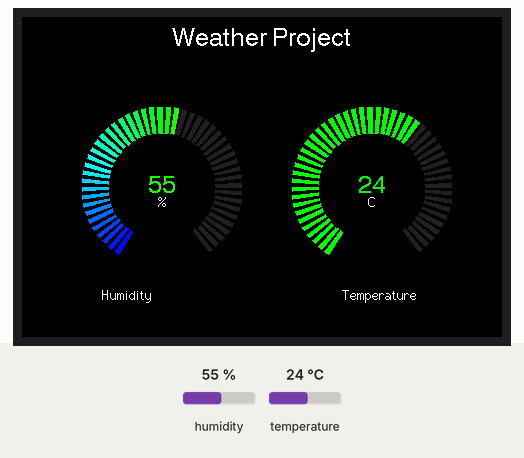
Simulated run of this sketch. Board: ESP32. Parts: 480×320 colour display. The test bench sets the inputs (shaded band); at power-on: humidity 55 %, temperature 24 °C. What the sketch prints to the serial monitor is not drawn.

Above: at 1.5 s.
1.6 s: humidity set to 68 %
At 5.7 s:
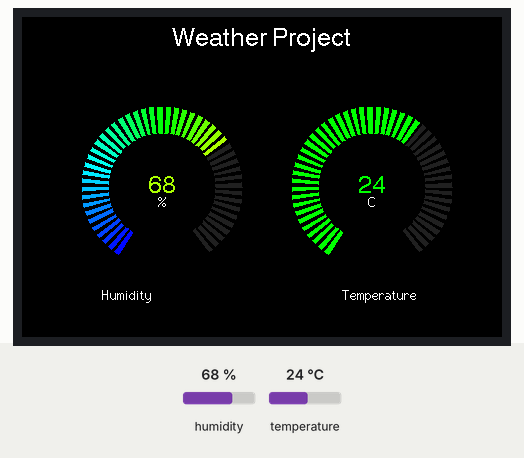
6.6 s: temperature set to 12 °C
At 9.6 s:
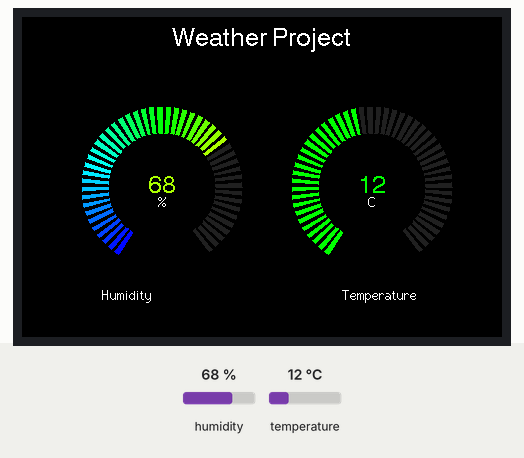
16.0 s: humidity set to 88 %
At 17.8 s:
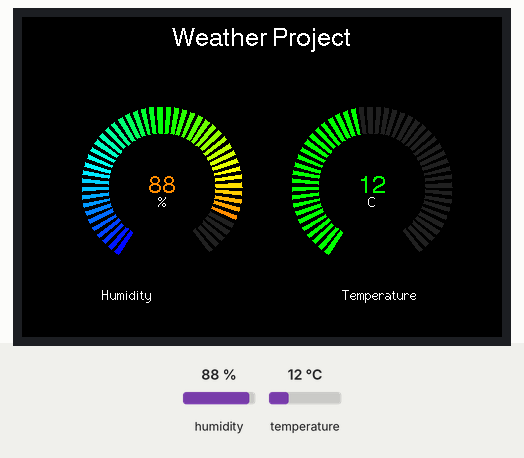
21.0 s: temperature set to 19 °C
At 26.1 s:
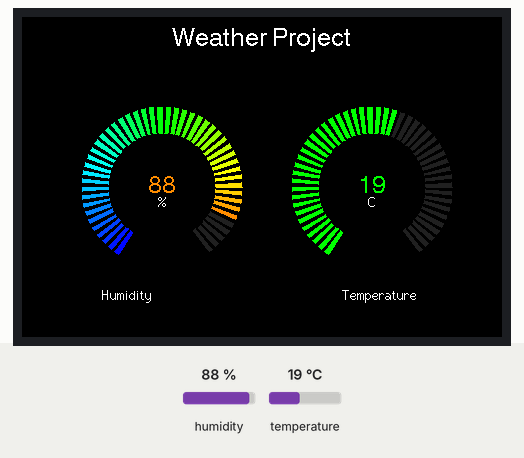
Timing chart, 0 to 27.1 s (numbered marks = the images above; inputs shaded):
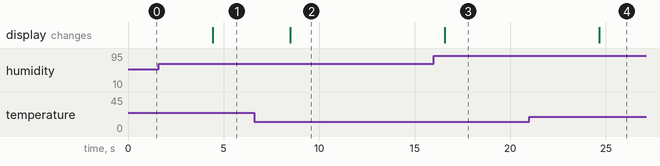

Measured:
- after the input at 1.6 s, the display: changes after 2.8 s (image 1)
- after the input at 6.6 s, the display: changes after 1.9 s (image 2)
- after the input at 16.0 s, the display: changes after 0.57 s (image 3)
- after the input at 21.0 s, the display: changes after 3.7 s (image 4)

The sketch:

2RingMeter_TFT_espi.ino
```cpp
#include "alert.h" // Out of range alert icon

#include <TFT_eSPI.h> // Hardware-specific library
#include <DHT.h>
#include <SPI.h>

#define RED2RED 0
#define GREEN2GREEN 1
#define BLUE2BLUE 2
#define BLUE2RED 3
#define GREEN2RED 4
#define RED2GREEN 5


 //config dht module
#define DHTPIN 35
#define DHTTYPE DHT11
DHT dht(DHTPIN, DHTTYPE);

#define TFT_GREY 0x2104 // Dark grey 16 bit colour

TFT_eSPI tft = TFT_eSPI(); // Invoke custom library with default width and height

uint32_t runTime = -99999; // time for next update
int dhttime = 2000;

int humidity_value = 0;
int temperature_value = 0;

int reading = 0; // Value to be displayed
int d = 0;       // Variable used for the sinewave test waveform
boolean range_error = 0;
int8_t ramp = 1;

void setup(void)
{
  Serial.begin(115200);

  dht.begin();

  tft.begin();
  tft.setRotation(1);
  tft.fillScreen(TFT_BLACK);

  tft.setTextColor(TFT_WHITE, TFT_BLACK);
  tft.drawString("Weather Project", 150, 10, 4);
  //tft.drawString("Weather", 350, 10, 2);

  tft.drawString("Humidity", 80, 270, 2);
  tft.drawString("Temperature", 320, 270, 2);
}

void loop()
{
  //DHT is slow
  if ((millis() - dhttime) > 4000)
  {
    Serial.println("Read dht");
    dht_read();
    dhttime = millis();
  }

  if (millis() - runTime >= 0)
  { // Execute every TBD ms
    runTime = millis();

    // Test with a slowly changing value from a Sine function
    d += 4;
    if (d >= 360)
      d = 0;

    // Set the the position, gap between meters, and inner radius of the meters
    int xpos = 0, ypos = 5, gap = 4, radius = 52;

    xpos = 60, ypos = 90, gap = 50, radius = 80;

    //reading = 800 + 150 * sineWave(d + 90);
    xpos = gap + ringMeter(humidity_value, 0, 100, xpos, ypos, radius, "%", BLUE2RED); // Draw analogue meter

    //reading = 15 + 15 * sineWave(d + 150);
    xpos = gap + ringMeter(temperature_value, -20, 50, xpos, ypos, radius, "C", GREEN2GREEN); // Draw analogue meter
  }
}

// #########################################################################
//  Draw the meter on the screen, returns x coord of righthand side
// #########################################################################
int ringMeter(int value, int vmin, int vmax, int x, int y, int r, const char *units, byte scheme)
{
  // Minimum value of r is about 52 before value text intrudes on ring
  // drawing the text first is an option

  x += r;
  y += r; // Calculate coords of centre of ring

  int w = r / 3; // Width of outer ring is 1/4 of radius

  int angle = 150; // Half the sweep angle of meter (300 degrees)

  int v = map(value, vmin, vmax, -angle, angle); // Map the value to an angle v

  byte seg = 3; // Segments are 3 degrees wide = 100 segments for 300 degrees
  byte inc = 6; // Draw segments every 3 degrees, increase to 6 for segmented ring

  // Variable to save "value" text colour from scheme and set default
  int colour = TFT_BLUE;

  // Draw colour blocks every inc degrees
  for (int i = -angle + inc / 2; i < angle - inc / 2; i += inc)
  {
    // Calculate pair of coordinates for segment start
    float sx = cos((i - 90) * 0.0174532925);
    float sy = sin((i - 90) * 0.0174532925);
    uint16_t x0 = sx * (r - w) + x;
    uint16_t y0 = sy * (r - w) + y;
    uint16_t x1 = sx * r + x;
    uint16_t y1 = sy * r + y;

    // Calculate pair of coordinates for segment end
    float sx2 = cos((i + seg - 90) * 0.0174532925);
    float sy2 = sin((i + seg - 90) * 0.0174532925);
    int x2 = sx2 * (r - w) + x;
    int y2 = sy2 * (r - w) + y;
    int x3 = sx2 * r + x;
    int y3 = sy2 * r + y;

    if (i < v)
    { // Fill in coloured segments with 2 triangles
      switch (scheme)
      {
      case 0:
        colour = TFT_RED;
        break; // Fixed colour
      case 1:
        colour = TFT_GREEN;
        break; // Fixed colour
      case 2:
        colour = TFT_BLUE;
        break; // Fixed colour
      case 3:
        colour = rainbow(map(i, -angle, angle, 0, 127));
        break; // Full spectrum blue to red
      case 4:
        colour = rainbow(map(i, -angle, angle, 70, 127));
        break; // Green to red (high temperature etc)
      case 5:
        colour = rainbow(map(i, -angle, angle, 127, 63));
        break; // Red to green (low battery etc)
      default:
        colour = TFT_BLUE;
        break; // Fixed colour
      }
      tft.fillTriangle(x0, y0, x1, y1, x2, y2, colour);
      tft.fillTriangle(x1, y1, x2, y2, x3, y3, colour);
      //text_colour = colour; // Save the last colour drawn
    }
    else // Fill in blank segments
    {
      tft.fillTriangle(x0, y0, x1, y1, x2, y2, TFT_GREY);
      tft.fillTriangle(x1, y1, x2, y2, x3, y3, TFT_GREY);
    }
  }
  // Convert value to a string
  char buf[10];
  byte len = 3;
  if (value > 999)
    len = 5;
  dtostrf(value, len, 0, buf);
  buf[len] = ' ';
  buf[len + 1] = 0; // Add blanking space and terminator, helps to centre text too!
  // Set the text colour to default
  tft.setTextSize(1);

  if (value < vmin || value > vmax)
  {
    drawAlert(x, y + 90, 50, 1);
  }
  else
  {
    drawAlert(x, y + 90, 50, 0);
  }

  tft.setTextColor(TFT_WHITE, TFT_BLACK);
  // Uncomment next line to set the text colour to the last segment value!
  tft.setTextColor(colour, TFT_BLACK);
  tft.setTextDatum(MC_DATUM);
  // Print value, if the meter is large then use big font 8, othewise use 4
  if (r > 84)
  {
    tft.setTextPadding(55 * 3);   // Allow for 3 digits each 55 pixels wide
    tft.drawString(buf, x, y, 8); // Value in middle
  }
  else
  {
    tft.setTextPadding(3 * 14);   // Allow for 3 digits each 14 pixels wide
    tft.drawString(buf, x, y, 4); // Value in middle
  }
  tft.setTextSize(1);
  tft.setTextPadding(0);
  // Print units, if the meter is large then use big font 4, othewise use 2
  tft.setTextColor(TFT_WHITE, TFT_BLACK);
  if (r > 84)
    tft.drawString(units, x, y + 60, 4); // Units display
  else
    tft.drawString(units, x, y + 15, 2); // Units display

  // Calculate and return right hand side x coordinate
  return x + r;
}

void drawAlert(int x, int y, int side, boolean draw)
{
  if (draw && !range_error)
  {
    drawIcon(alert, x - alertWidth / 2, y - alertHeight / 2, alertWidth, alertHeight);
    range_error = 1;
  }
  else if (!draw)
  {
    tft.fillRect(x - alertWidth / 2, y - alertHeight / 2, alertWidth, alertHeight, TFT_BLACK);
    range_error = 0;
  }
}

// #########################################################################
// Return a 16 bit rainbow colour
// #########################################################################
unsigned int rainbow(byte value)
{
  // Value is expected to be in range 0-127
  // The value is converted to a spectrum colour from 0 = blue through to 127 = red

  byte red = 0;   // Red is the top 5 bits of a 16 bit colour value
  byte green = 0; // Green is the middle 6 bits
  byte blue = 0;  // Blue is the bottom 5 bits

  byte quadrant = value / 32;

  if (quadrant == 0)
  {
    blue = 31;
    green = 2 * (value % 32);
    red = 0;
  }
  if (quadrant == 1)
  {
    blue = 31 - (value % 32);
    green = 63;
    red = 0;
  }
  if (quadrant == 2)
  {
    blue = 0;
    green = 63;
    red = value % 32;
  }
  if (quadrant == 3)
  {
    blue = 0;
    green = 63 - 2 * (value % 32);
    red = 31;
  }
  return (red << 11) + (green << 5) + blue;
}

// #########################################################################
// Return a value in range -1 to +1 for a given phase angle in degrees
// #########################################################################
float sineWave(int phase)
{
  return sin(phase * 0.0174532925);
}

//====================================================================================
// This is the function to draw the icon stored as an array in program memory (FLASH)
//====================================================================================

// To speed up rendering we use a 64 pixel buffer
#define BUFF_SIZE 64

// Draw array "icon" of defined width and height at coordinate x,y
// Maximum icon size is 255x255 pixels to avoid integer overflow

void drawIcon(const unsigned short *icon, int16_t x, int16_t y, int8_t width, int8_t height)
{

  uint16_t pix_buffer[BUFF_SIZE]; // Pixel buffer (16 bits per pixel)

  tft.startWrite();

  // Set up a window the right size to stream pixels into
  tft.setAddrWindow(x, y, width, height);

  // Work out the number whole buffers to send
  uint16_t nb = ((uint16_t)height * width) / BUFF_SIZE;

  // Fill and send "nb" buffers to TFT
  for (int i = 0; i < nb; i++)
  {
    for (int j = 0; j < BUFF_SIZE; j++)
    {
      pix_buffer[j] = pgm_read_word(&icon[i * BUFF_SIZE + j]);
    }
    tft.pushColors(pix_buffer, BUFF_SIZE);
  }

  // Work out number of pixels not yet sent
  uint16_t np = ((uint16_t)height * width) % BUFF_SIZE;

  // Send any partial buffer left over
  if (np)
  {
    for (int i = 0; i < np; i++)
      pix_buffer[i] = pgm_read_word(&icon[nb * BUFF_SIZE + i]);
    tft.pushColors(pix_buffer, np);
  }

  tft.endWrite();
}

void dht_read()
{
  // Reading temperature or humidity takes about 250 milliseconds!
  // Sensor readings may also be up to 2 seconds 'old' (its a very slow sensor)
  float h = dht.readHumidity();
  // Read temperature as Celsius (the default)
  float t = dht.readTemperature();
  // Read temperature as Fahrenheit (isFahrenheit = true)
  float f = dht.readTemperature(true);

  // Check if any reads failed and exit early (to try again).
  if (isnan(h) || isnan(t) || isnan(f))
  {
    Serial.println(F("Failed to read from DHT sensor!"));
    return;
  }

  // Compute heat index in Fahrenheit (the default)
  float hif = dht.computeHeatIndex(f, h);
  // Compute heat index in Celsius (isFahreheit = false)
  float hic = dht.computeHeatIndex(t, h, false);

  Serial.print(F("Humidity: "));
  Serial.print(h);
  Serial.print(F("%  Temperature: "));
  Serial.print(t);
  Serial.print(F("°C "));
  Serial.print(f);
  Serial.print(F("°F  Heat index: "));
  Serial.print(hic);
  Serial.print(F("°C "));
  Serial.print(hif);
  Serial.println(F("°F"));

  humidity_value = (int)h;
  temperature_value = (int)t;
}
```

Source omitted: alert.h (data table, 8259 bytes)
